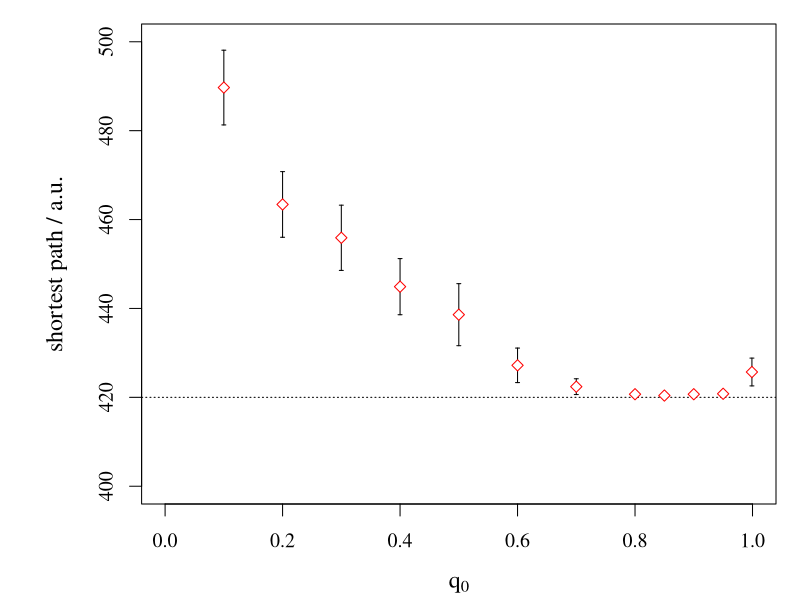

Source code (R):
#Plot q0 vs. global_shortest_path_average

#Version2, gerundet, altes tau
# alpha = 0.1;
# no_agents = 10;     							
# rounds = 800																				
# tau_init = 0.001;                               

rm(list = ls())

q0 = c(0.999, 0.95, 0.9, 0.85, 0.8, 0.7, 0.6, 0.5, 0.4, 0.3, 0.2, 0.1)
global_shortest_path_average = c(425.7000, 420.8000, 420.7000, 420.4000, 420.7000, 422.4000, 427.2000, 438.6000, 444.9000, 455.9000, 463.4000, 489.7000)
error_shortest_path = c(3.1287, 0.6325, 0.4830, 0.5164, 0.6749, 1.7764, 3.8816, 6.9793, 6.3149, 7.3401, 7.3817, 8.4070)

#Grafik
par(family="serif",oma=c(0,1,0,0),mgp=c(2.9,1,0),mar=c(4,4.9,1,1),cex.lab=1.2,cex=1.2)
plot(q0,global_shortest_path_average,type="n",
     xlim=c(0,1),
     ylim=c(400,500),
     xlab=expression(paste(q[0])),
     ylab=expression(paste("shortest path"," / ", a.u.)),
     
)

abline(h = 420, lty = 3)

y.errorbars <- function(q0,global_shortest_path_average,error_shortest_path,ebl=0.02){arrows(q0,global_shortest_path_average-error_shortest_path,q0,global_shortest_path_average+error_shortest_path,code=3,angle=90,length=ebl)}
y.errorbars(q0,global_shortest_path_average,error_shortest_path)

points(q0,global_shortest_path_average,cex=1,pc=23,
       bg="white", col="red")

# legend(0.6,495,c(expression(paste(alpha," =             ",0.1)),
#                   expression(paste(rounds," =     ","800")),
#                   expression(paste('no. of ants'," = ",10)),
#                   expression(paste(runs," =           ",10)),
#                   expression(paste(tau[start]," =      ",0.001))))

#dev.copy2pdf(file="q0_vs_shortestpath.pdf",height=7,width=12)